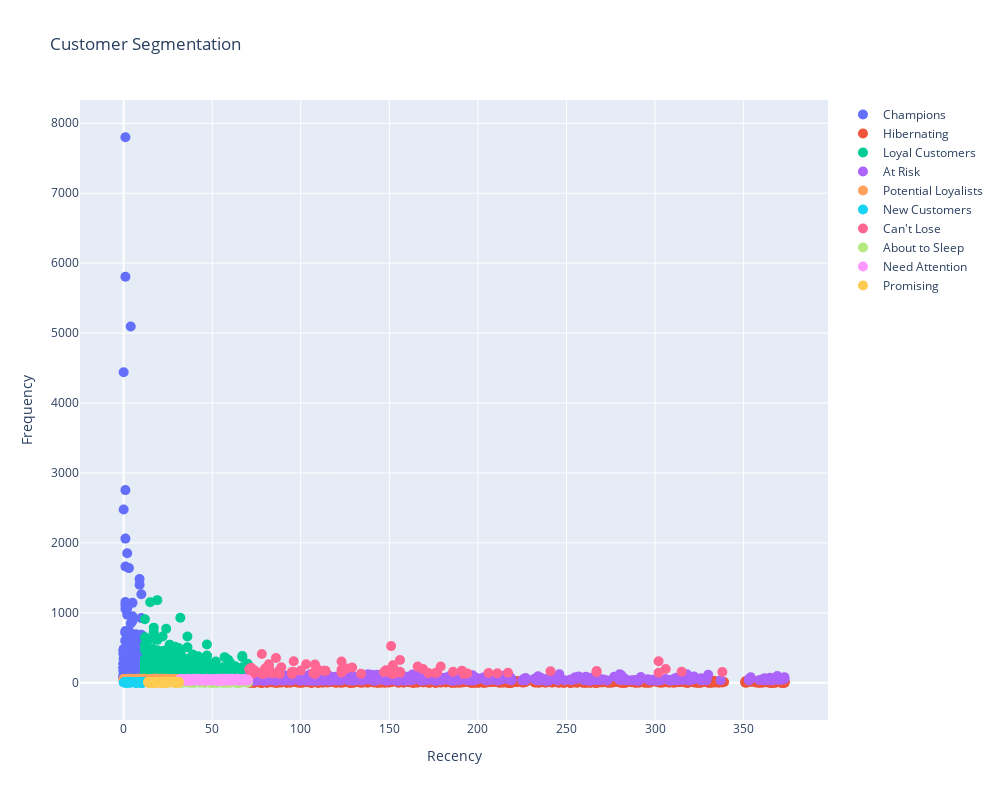

Notebook code for this chart:
### Code cell
# Plot RFM Segments using plotly
fig = go.Figure()

for segment in rfm_df['Segment'].unique():
    fig.add_trace(go.Scatter(x=rfm_df[rfm_df['Segment'] == segment]['Recency'],
                             y=rfm_df[rfm_df['Segment'] == segment]['Frequency'],
                             mode='markers',
                             name=segment,
                             marker=dict(size=10)))
    
fig.update_layout(
    title='Customer Segmentation',
    xaxis_title='Recency',
    yaxis_title='Frequency',
    width=1000,
    height=800
)
fig.show()

### Figure 1 — Plotly figure (JSON) as saved in the notebook; plotly's stock layout.template omitted (floating-point values rounded to 4 significant figures; data arrays with more than 128 entries replaced by an {"elided": "..."} marker saying what was removed)
{"data": [{"marker": {"size": 10}, "mode": "markers", "name": "Champions", "type": "scatter", "x": {"elided": "614 int values"}, "y": {"elided": "614 int values"}}, {"marker": {"size": 10}, "mode": "markers", "name": "Hibernating", "type": "scatter", "x": {"elided": "1071 int values"}, "y": {"elided": "1071 int values"}}, {"marker": {"size": 10}, "mode": "markers", "name": "Loyal Customers", "type": "scatter", "x": {"elided": "809 int values"}, "y": {"elided": "809 int values"}}, {"marker": {"size": 10}, "mode": "markers", "name": "At Risk", "type": "scatter", "x": {"elided": "564 int values"}, "y": {"elided": "564 int values"}}, {"marker": {"size": 10}, "mode": "markers", "name": "Potential Loyalists", "type": "scatter", "x": {"elided": "509 int values"}, "y": {"elided": "509 int values"}}, {"marker": {"size": 10}, "mode": "markers", "name": "New Customers", "type": "scatter", "x": [4, 3, 7, 11, 2, 10, 9, 9, 7, 10, 4, 10, 11, 3, 1, 1, 1, 4, 8, 5, 9, 11, 1, 1, 10, 10, 8, 10, 8, 8, 7, 8, 2, 10, 10, 5, 10, 9, 3, 2, 0, 4, 3, 4, 3, 8, 10, 5, 7, 8, 1, 10, 9, 11, 7, 4, 9, 7, 2, 7], "y": [10, 11, 3, 12, 14, 8, 13, 10, 1, 2, 6, 4, 1, 14, 2, 11, 12, 7, 10, 9, 14, 13, 4, 12, 7, 3, 12, 5, 10, 12, 4, 9, 1, 9, 3, 10, 14, 13, 3, 9, 4, 11, 5, 7, 9, 5, 9, 7, 12, 10, 9, 5, 10, 6, 2, 10, 3, 1, 3, 13]}, {"marker": {"size": 10}, "mode": "markers", "name": "Can't Lose", "type": "scatter", "x": [129, 315, 95, 79, 113, 134, 267, 89, 84, 82, 73, 108, 123, 72, 79, 211, 154, 267, 88, 148, 103, 95, 179, 241, 78, 108, 72, 147, 217, 169, 338, 95, 177, 156, 166, 88, 73, 81, 306, 73, 88, 100, 107, 82, 186, 108, 302, 86, 114, 123, 194, 156, 80, 78, 78, 96, 123, 152, 151, 156, 126, 151, 191, 206, 109, 73, 96, 152, 82, 302, 71, 74, 176, 95, 71, 192, 172], "y": [219, 159, 142, 150, 171, 131, 170, 222, 136, 265, 135, 128, 304, 149, 125, 137, 161, 153, 180, 179, 265, 126, 233, 166, 130, 127, 214, 153, 143, 196, 155, 154, 152, 143, 232, 138, 133, 188, 197, 133, 128, 176, 141, 221, 157, 261, 145, 356, 171, 147, 135, 326, 207, 411, 150, 308, 188, 250, 525, 157, 206, 134, 174, 140, 208, 158, 154, 128, 147, 309, 191, 176, 139, 139, 194, 125, 139]}, {"marker": {"size": 10}, "mode": "markers", "name": "About to Sleep", "type": "scatter", "x": {"elided": "331 int values"}, "y": {"elided": "331 int values"}}, {"marker": {"size": 10}, "mode": "markers", "name": "Need Attention", "type": "scatter", "x": {"elided": "180 int values"}, "y": {"elided": "180 int values"}}, {"marker": {"size": 10}, "mode": "markers", "name": "Promising", "type": "scatter", "x": [22, 18, 17, 21, 21, 29, 19, 18, 25, 18, 31, 30, 24, 22, 15, 15, 17, 30, 14, 31, 15, 31, 18, 17, 23, 21, 21, 17, 30, 21, 23, 14, 18, 22, 17, 21, 19, 25, 18, 21, 26, 24, 24, 17, 28, 29, 26, 14, 15, 31, 25, 22, 23, 29, 21, 16, 24, 15, 23, 25, 29, 14, 24, 18, 22, 28, 24, 18, 30, 30, 15, 21, 31, 19, 30, 25, 17, 24, 15, 28, 19, 14, 30, 29, 16, 31, 22, 24, 21, 22, 17, 25, 23, 17, 21, 23, 29, 23, 18, 16, 15, 28, 23, 17], "y": [3, 14, 12, 1, 10, 4, 11, 13, 9, 4, 13, 10, 8, 4, 8, 8, 3, 5, 6, 11, 8, 8, 3, 4, 11, 12, 11, 13, 5, 14, 14, 10, 3, 14, 1, 12, 11, 7, 10, 7, 4, 13, 10, 6, 6, 11, 11, 3, 4, 3, 5, 11, 2, 14, 4, 12, 8, 6, 10, 7, 7, 14, 1, 7, 1, 12, 9, 14, 14, 6, 11, 7, 4, 3, 6, 12, 4, 11, 12, 6, 3, 2, 1, 3, 12, 7, 9, 14, 5, 6, 5, 9, 6, 13, 8, 11, 10, 2, 2, 2, 1, 8, 4, 8]}], "layout": {"height": 800, "title": {"text": "Customer Segmentation"}, "width": 1000, "xaxis": {"title": {"text": "Recency"}}, "yaxis": {"title": {"text": "Frequency"}}}}
